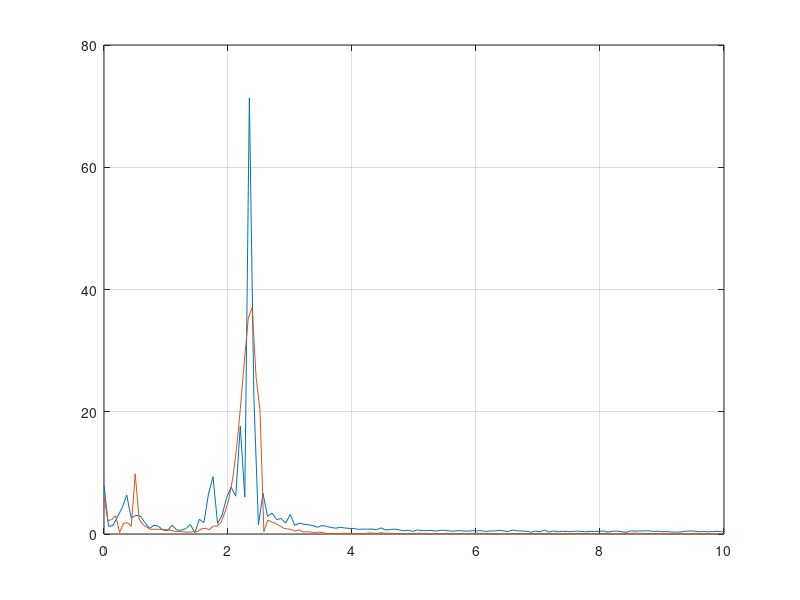
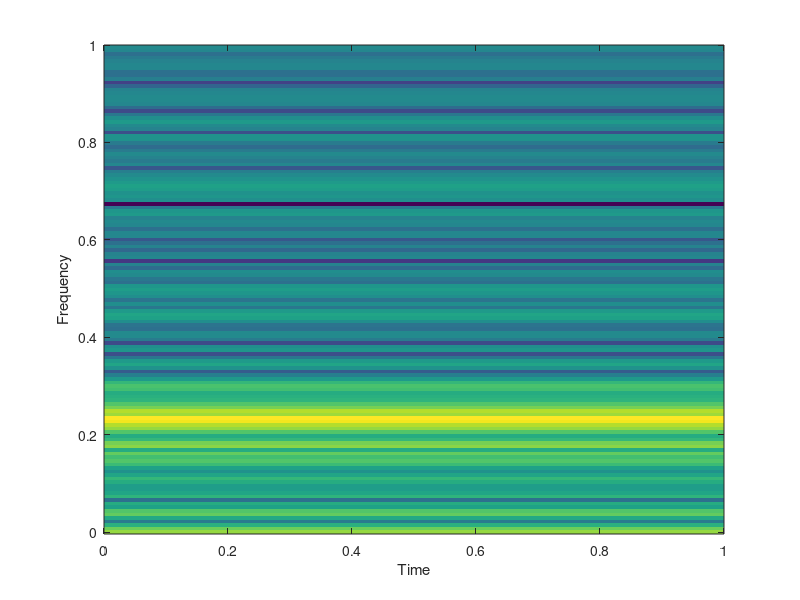

MATLAB code to generate these figures, in order:
% OBS, dette er en Octave fil, udkommenter pkg load signal hvis det skal bruges i matlab

pkg load signal

clear all

data1 = csvread("angleData.csv");
data2 = csvread("angleDataHand.csv");

time1 = data1(:,1)./1e6;
angle1 = data1(:,2);

time2 = data2(:,1)./1e6;
angle2 = data2(:,2);

function [f, A] = fftFrequency (time,signal,freqinterp)
    x1 = linspace(time(1),time(length(time)),(time(length(time))-time(1))*freqinterp);
    y1 = interp1(time, signal,x1,'linear');
    A = (abs(fft(y1))./freqinterp)';
    f = (linspace(0,freqinterp,length(A)))';
endfunction

[f1,A1] = fftFrequency(time1,angle1,20);
[f2,A2] = fftFrequency(time2,angle2,20);

figure(1)
plot(f1, A1,f2,A2)
xlim([0 10])
grid on

figure(2)
specgram(ifft(A1),length(ifft(A1))-1)
